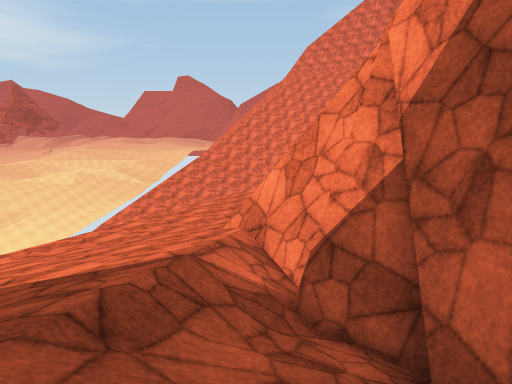
view 1 (above)

18 first-person views from a walk through a 3-D level made in the Unity game engine. The camera is 1.4 m above the floor, tilts 10° down and sees 70° across. The floor is counted in squares, 1 m on a side. Each view is taken from the middle of a square. On the plan, view 1 faces up. The plan holds only what a view shows up to about 16 squares ahead; the rest is blank. The place goes on beyond the plan. Surface patterns are stand-ins for the level's own textures.

view 2
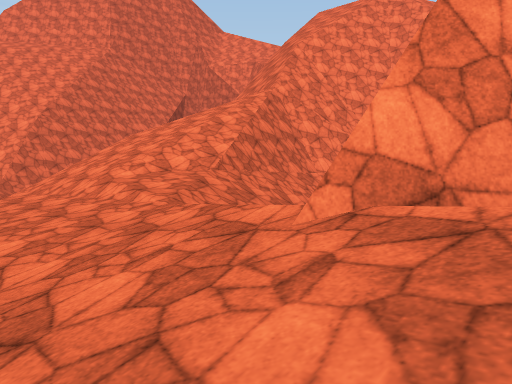

view 3
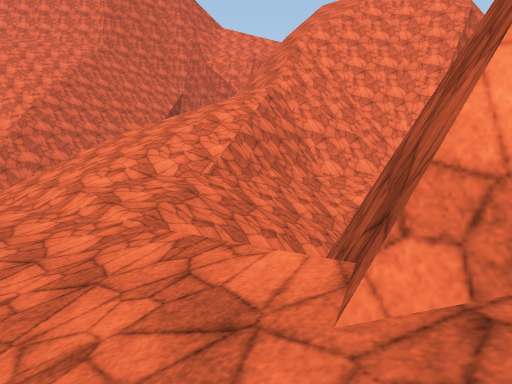

view 4
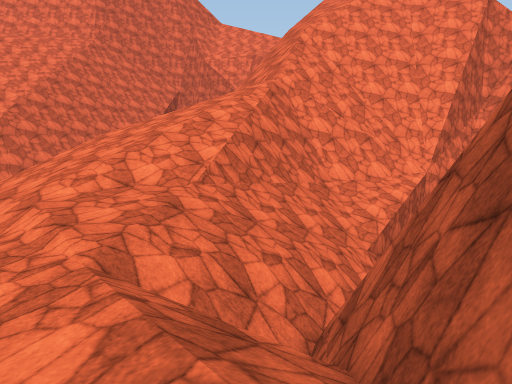

view 5
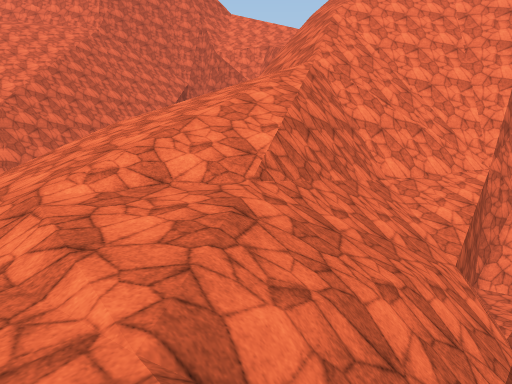

view 6
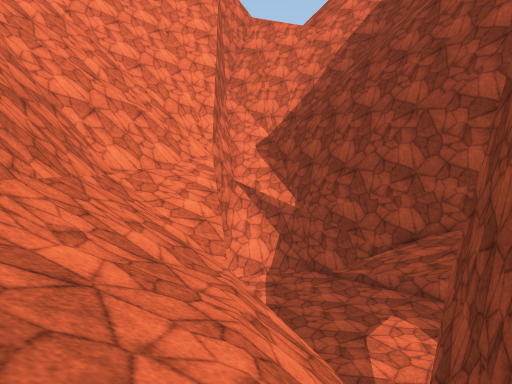

view 7
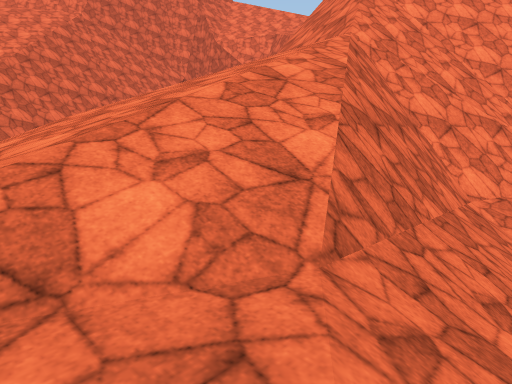

view 8
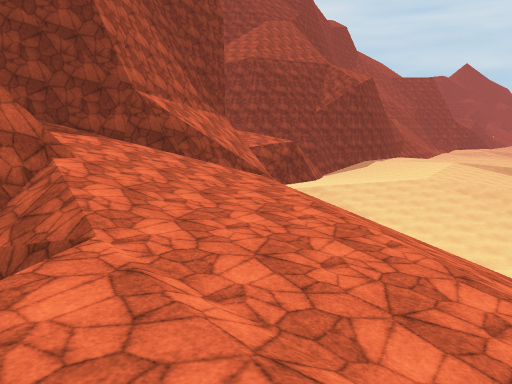

view 9
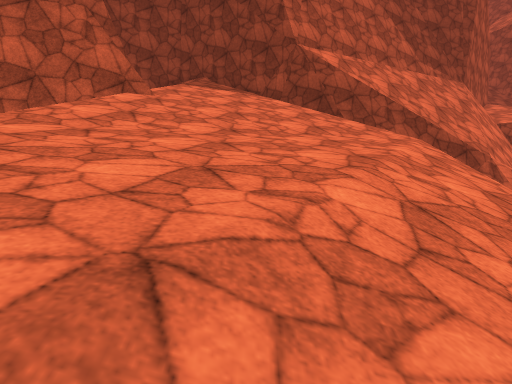

view 10
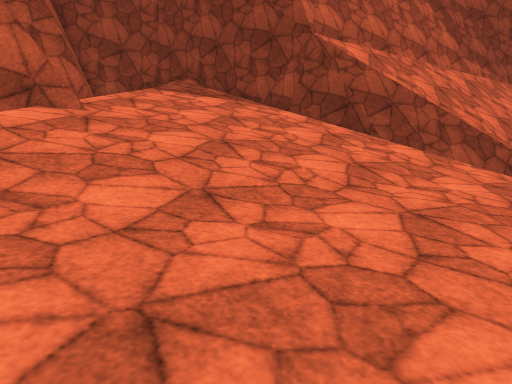

view 11
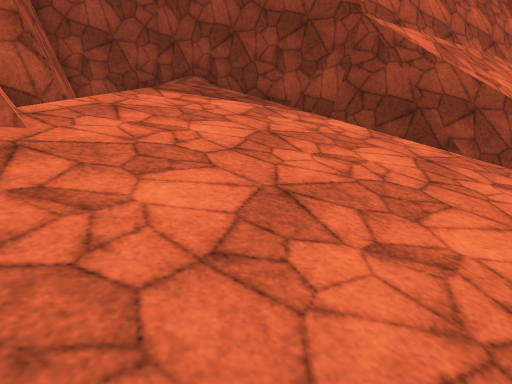

view 12
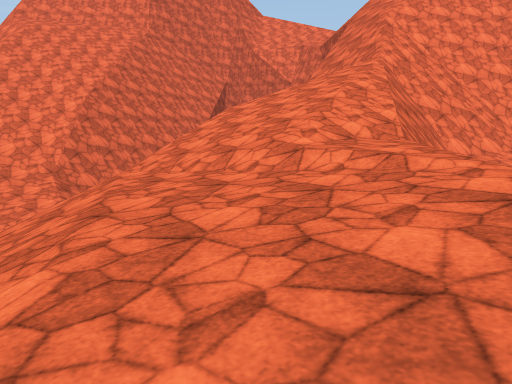

view 13
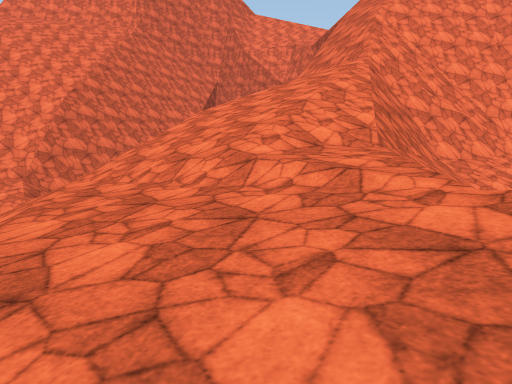

view 14
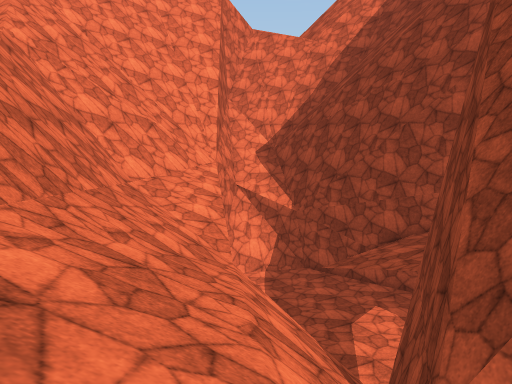

view 15
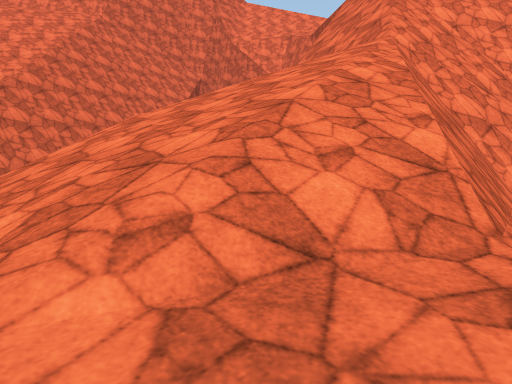

view 16
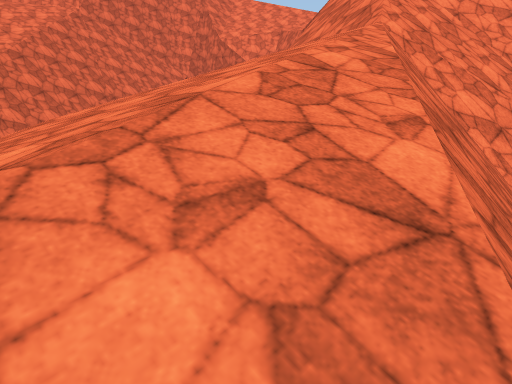

view 17
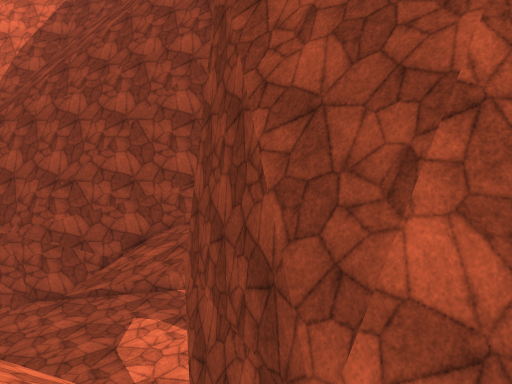

view 18
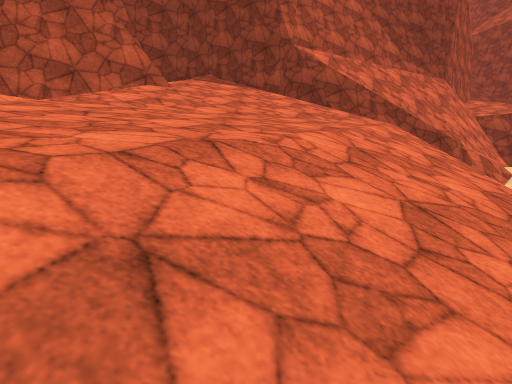

### Floor plan
Key: @ floor where view 1 was taken; # wall or solid block; . main floor; - floor 0.25 m lower than the main floor; : floor 0.5 m higher than the main floor; + floor 0.75 m higher than the main floor; _ floor 0.75 m lower than the main floor; / step, stairs or slope; = window, fence, low wall or low ledge; v drop or lower ground.
Columns run from 12 left of view 1 to 20 right of it. Each row starts with its distance up from view 1.
 33              =  ///////////
 32             /////////////////
 31           //_//////////////////
 30         ///__///////////////////v
 29        ////__/////////////////vvv
 28        ///__-///////////////vvvvv
 27      /////_--//////////////vvv
 26     /////_---////////////vv #####
 25     /////_--.//////////vv########
 24  ///////_---./++/////==##===#///=
 23  ///////---../+++++/==///////////
 22 ///////---.../::++///////////////
 21 //////_--..../:::////////////////
 20  /////--...../:////////////vvvv
 19 /////---.....:////////////vvvvv
 18 /////--......////////////vv   vvv
 17 ////--....../// //=////v   vvvvvv
 16 ////-...../////v ######  vvvvvvvv
 15 ///-....///////v###  ###vvvvvvvvv
 14 v//-...////////=##     ###vvvvvv
 13 v/-../////////###        ##vvvvv
 12 v-.//////////###            vvvv
 11 v./////////=##               vvv
 10 ////////////##                 v#
  9   ///////////#                 ##
  8    //////////#
  7     /////////##
  6 #==/ ////////##
  5 #####  ///////#
  4     ##/ //////##
  3      ##/ /////##
  2       ### //   #
  1         ###/   #
  0           ##@###
 -1            ###

Positions as (right, up) in squares from view 1, and headings:
1: (0, 0), facing up
2: (-5, 8), facing up-right
3: (-3, 10), facing up-right
4: (-1, 12), facing up-right
5: (0, 16), facing up-right
6: (4, 19), facing right
7: (4, 21), facing up-right
8: (4, 26), facing down-left
9: (-5, 26), facing down
10: (-5, 20), facing down
11: (-4, 16), facing down
12: (-7, 17), facing up-right
13: (-5, 17), facing up-right
14: (2, 19), facing right
15: (2, 22), facing up-right
16: (5, 23), facing up-right
17: (4, 20), facing down-right
18: (-5, 29), facing down
